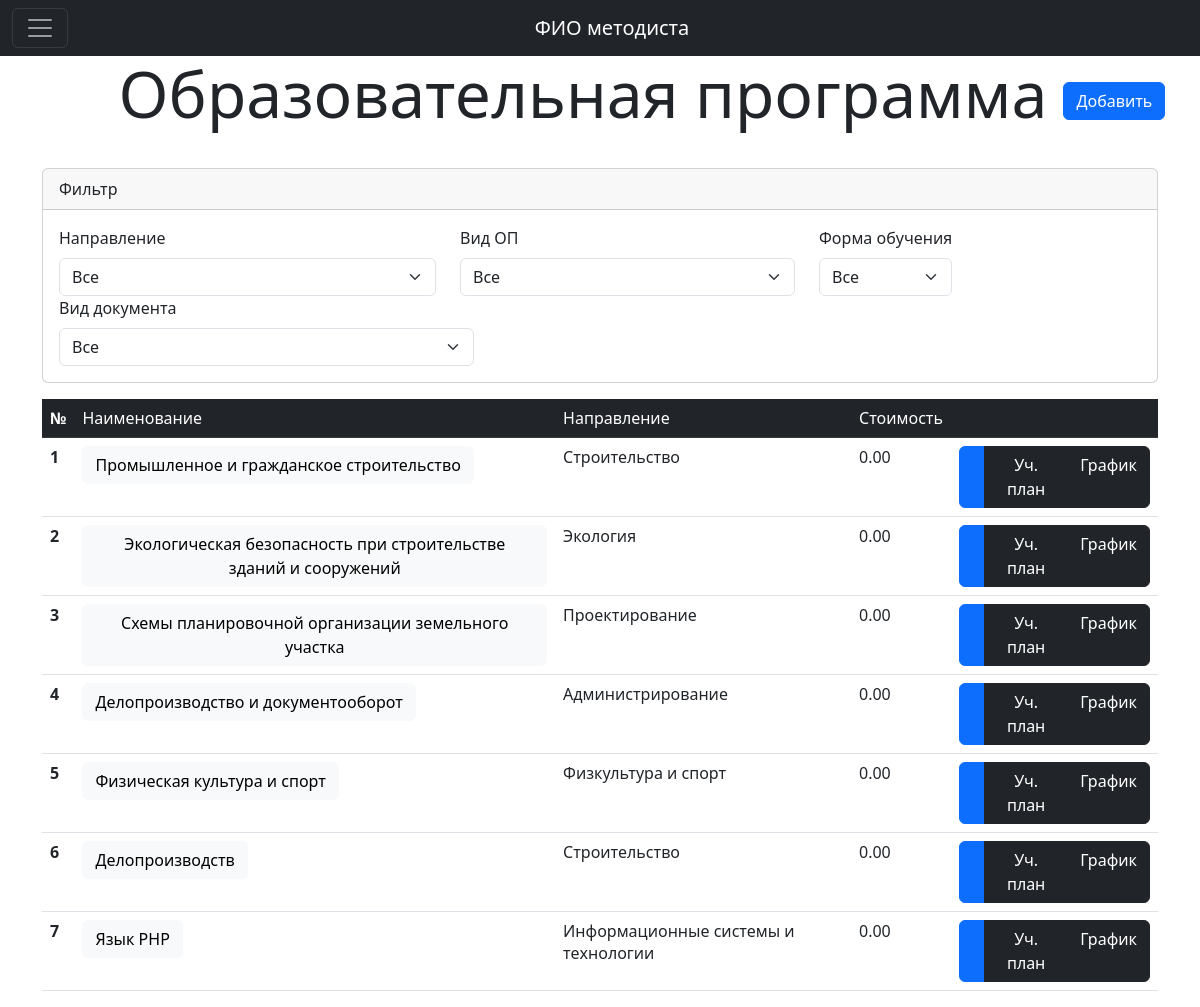
Page /index.php/edu_program/browse on the committed database.
### tables this page shows
CREATE TABLE `edu_program` (
  `ID_ep` int NOT NULL,
  `name_ep` varchar(255) NOT NULL,
  `ID_focus` int NOT NULL,
  `ID_type_ep` int NOT NULL,
  `ID_form` int NOT NULL,
  `time_week` int NOT NULL,
  `amount_hour` int NOT NULL,
  `ID_type_doc` int NOT NULL,
  `type_cert` varchar(100) NOT NULL,
  `name_profession` varchar(100) NOT NULL,
  `count_in_group` int NOT NULL,
  `cost_hour` decimal(7,2) NOT NULL DEFAULT '0.00',
  `price` decimal(10,2) NOT NULL DEFAULT '0.00'
);

CREATE TABLE `focus` (
  `ID_focus` int NOT NULL,
  `name_focus` varchar(200) NOT NULL
);

### application/controllers/Edu_program.php (called while the page is built, shortened)
<?php
class Edu_program extends CI_Controller {
	public function browse()
	{
		$this->load->model('edu_program_m');
		$this->load->model('focus_m');
		$this->load->model('type_ep_m');
		$this->load->model('form_teach_m');
		$this->load->model('type_doc_m');
		$data['edu_program'] = $this->edu_program_m->sel_edu_program(NULL, NULL, NULL, NULL);
		$data['focus'] = $this->focus_m->sel_focus();
		$data['type_ep'] = $this->type_ep_m->sel_type_ep();
		$data['form_teach'] = $this->form_teach_m->sel_form_teach();
		$data['type_doc'] = $this->type_doc_m->sel_type_doc();
		$this->load->view('page/methodist/modal_ep.php');
		$this->load->view('template/header.php');
		$this->load->view('template/sidebar.php');
		$this->load->view('page/methodist/filter_edu_program.php', $data);
		$this->load->view('page/methodist/edu_program.php', $data);
		$this->load->view('template/footer.php');
	}
}

### index.php (called while the page is built, shortened)
<?php
require_once BASEPATH.'core/CodeIgniter.php';

### application/models/Edu_program_m.php (called while the page is built, shortened)
<?php
class Edu_program_m extends CI_Model {
    public function sel_edu_program($ID_focus, $ID_type_ep, $ID_form, $ID_type_doc)
    {
        $query = $this->db->join('focus', 'focus.ID_focus=e.ID_focus')
                          ->join('type_ep', 'type_ep.ID_type_ep=e.ID_type_ep')
                          ->join('form_teach', 'form_teach.ID_form=e.ID_form')
                          ->join('type_doc', 'type_doc.ID_type_doc=e.ID_type_doc')
                          ->where_in('e.ID_focus', $ID_focus)
                          ->where_in('e.ID_type_ep', $ID_type_ep)
                          ->where_in('e.ID_form', $ID_form)
                          ->where_in('e.ID_type_doc', $ID_type_doc)
                          ->get('edu_program as e');
        return $query->result_array();
    }
}

### application/views/page/methodist/edu_program.php (the view, shortened to what this page needs)
<main class="container">
	<div class="table-responsive">
		<div class="data_table"  id="program">
			<table id="table_ep" class="table table-hover" style="width:100%">
			<thead class="table-dark">
					<tr>
						<th>№</th>
						<td>Наименование</td>
						<td>Направление</td>
						<td>Стоимость</td>
						<td></td>
					</tr>
				</thead>
				<tbody id="table_body_ep">
					<?php foreach ($edu_program as $row) {?>
					<tr>
						<th scope="row"><?=$row['ID_ep']?></th>
						<td>
							<button type="button" data-bs-toggle="modal" class="btn btn-light"
								data-bs-target="#modal_ep"
								data-id_ep="<?=$row['ID_ep']?>"
								data-name_ep="<?=$row['name_ep']?>"
								data-name_profession="<?=$row['name_profession']?>"
								data-type_cert="<?=$row['type_cert']?>"
								data-name_type_ep="<?=$row['name_type_ep']?>"
								data-name_focus="<?=$row['name_focus']?>"
								data-name_type_doc="<?=$row['name_type_doc']?>"
								data-name_form="<?=$row['name_form']?>"
								data-time_week="<?=$row['time_week']?>"
								data-amount_hour="<?=$row['amount_hour']?>"
								data-count_in_group="<?=$row['count_in_group']?>"
							><span data-bs-toggle="tooltip" data-bs-placement="right" title="Подробнее"><?=$row['name_ep']?></span></button>
						</td>
						<td><?=$row['name_focus']?></td>
						<td><?=$row['price']?></td>
						<td>
							<div class="btn-group" role="group">
								<button type="button" class="btn btn-primary">
								</button>
								<a type="submit" class="btn btn-dark" href="discipline/browse_one?ID_ep=<?=$row['ID_ep']?>">Уч. план</a>
								<a type="submit" class="btn btn-dark" href="schedule/browse">График</a>
							</div>
						</td>
					</tr>
					<?php }?>
				</tbody>
			</table>
		</div>
	</div>
</main>

### application/views/template/header.php (shortened to what this page needs)
<!DOCTYPE html>
<html lang="en">
<head>
    <link href="assets/css/bootstrap.min.css" rel="stylesheet">
    <link href="assets/font/bootstrap-icons.css" rel="stylesheet">
    <link href="assets/css/bootstrap-extension.css" rel="stylesheet">
    <link href="assets/css/style.css" rel="stylesheet">
    <link href="assets/dataTables/datatables.min.css" rel="stylesheet">
</head>
<body>

### application/views/template/sidebar.php (shortened to what this page needs)
<nav class="navbar navbar-dark bg-dark">
	<div class="container-fluid">
		<button class="navbar-toggler" type="button" data-bs-toggle="offcanvas" data-bs-target="#offcanvasDark" aria-controls="offcanvasDark">
			<span class="navbar-toggler-icon"></span>
		</button>
		<a class="navbar-brand" href="#">ФИО методиста</a>
	</div>
</nav>

### application/views/page/methodist/filter_edu_program.php (shortened to what this page needs)
<main class="container-fluid">
	<div class="row justify-content-md-center">
		<div class="col col-lg-1">
		</div>
		<div class="col-md-auto">
			<h1 class="display-3 text-center mb-3">Образовательная программа<a class="btn btn-primary m-3" href="edu_program/add_program">Добавить</a>
			</h1>
		</div>
		<div class="col col-lg-1">
		</div>
	</div>
	<div class="container">
		<div class="row justify-content-md-center">
			<div class="col-md-auto">
				<form class="justify-content-md-center mb-3 card" action="" method="post">
					<div class="card-header">
						Фильтр
					</div>
					<div class="card-body">
						<div class="row">
							<div class="col-auto">
								<label for="name_focus" class="form-label">Направление</label>
								<select class="form-select filter_ep" id="id_focus">
									<option value="all" selected>Все</option>
								</select>
							</div>
							<div class="col-auto">
								<label for="name_type_ep" class="form-label">Вид ОП</label>
								<select class="form-select filter_ep" id="id_type_ep">
									<option value="all" selected>Все</option>
								</select>
							</div>
							<div class="col-auto">
								<label for="name_form" class="form-label">Форма обучения</label>
								<select class="form-select filter_ep" id="id_form">
									<option value="all" selected>Все</option>
								</select>
							</div>
							<div class="col-auto">
								<label for="name_type_doc" class="form-label">Вид документа</label>
								<select class="form-select filter_ep" id="id_type_doc">
									<option value="all" selected>Все</option>
								</select>
							</div>
						</div>
					</div>
				</form>
			</div>
		</div>
	</div>

### application/views/template/footer.php (shortened to what this page needs)
    </body>
</html>

### rows in the picture
edu_program: ID_ep "1", name_ep "Промышленное и гражданское строительство", ID_focus.name_focus "Строительство", price "0.00"
edu_program: ID_ep "2", name_ep "Экологическая безопасность при строительстве зданий и сооружений", ID_focus.name_focus "Экология", price "0.00"
edu_program: ID_ep "3", name_ep "Схемы планировочной организации земельного участка", ID_focus.name_focus "Проектирование", price "0.00"
edu_program: ID_ep "4", name_ep "Делопроизводство и документооборот", ID_focus.name_focus "Администрирование", price "0.00"
edu_program: ID_ep "5", name_ep "Физическая культура и спорт", ID_focus.name_focus "Физкультура и спорт", price "0.00"
edu_program: ID_ep "6", name_ep "Делопроизводств", ID_focus.name_focus "Строительство", price "0.00"
edu_program: ID_ep "7", name_ep "Язык PHP", ID_focus.name_focus "Информационные системы и технологии", price "0.00"
